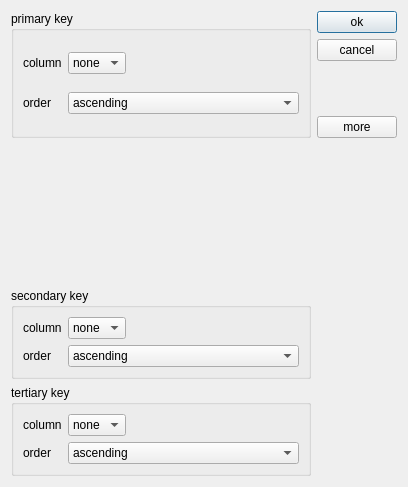
<?xml version="1.0" encoding="UTF-8"?>
<ui version="4.0">
 <class>Dialog</class>
 <widget class="QDialog" name="Dialog">
  <property name="geometry">
   <rect>
    <x>0</x>
    <y>0</y>
    <width>408</width>
    <height>487</height>
   </rect>
  </property>
  <property name="windowTitle">
   <string>Dialog</string>
  </property>
  <layout class="QGridLayout" name="gridLayout_5">
   <item row="0" column="0">
    <widget class="QGroupBox" name="groupBox">
     <property name="title">
      <string>primary key</string>
     </property>
     <layout class="QGridLayout" name="gridLayout_2">
      <item row="0" column="0">
       <widget class="QLabel" name="label">
        <property name="text">
         <string>column</string>
        </property>
       </widget>
      </item>
      <item row="0" column="1">
       <widget class="QComboBox" name="pcolumn">
        <item>
         <property name="text">
          <string>none</string>
         </property>
        </item>
       </widget>
      </item>
      <item row="0" column="2">
       <spacer name="horizontalSpacer">
        <property name="orientation">
         <enum>Qt::Horizontal</enum>
        </property>
        <property name="sizeHint" stdset="0">
         <size>
          <width>186</width>
          <height>20</height>
         </size>
        </property>
       </spacer>
      </item>
      <item row="1" column="0">
       <widget class="QLabel" name="label_2">
        <property name="text">
         <string>order</string>
        </property>
       </widget>
      </item>
      <item row="1" column="1" colspan="2">
       <widget class="QComboBox" name="porder">
        <item>
         <property name="text">
          <string>ascending</string>
         </property>
        </item>
        <item>
         <property name="text">
          <string>desc-ending</string>
         </property>
        </item>
       </widget>
      </item>
     </layout>
    </widget>
   </item>
   <item row="0" column="1">
    <layout class="QGridLayout" name="gridLayout">
     <item row="0" column="0">
      <widget class="QPushButton" name="ok">
       <property name="text">
        <string>ok</string>
       </property>
      </widget>
     </item>
     <item row="1" column="0">
      <widget class="QPushButton" name="cancel">
       <property name="text">
        <string>cancel</string>
       </property>
      </widget>
     </item>
     <item row="2" column="0">
      <spacer name="verticalSpacer">
       <property name="orientation">
        <enum>Qt::Vertical</enum>
       </property>
       <property name="sizeHint" stdset="0">
        <size>
         <width>20</width>
         <height>40</height>
        </size>
       </property>
      </spacer>
     </item>
     <item row="3" column="0">
      <widget class="QPushButton" name="more">
       <property name="text">
        <string>more</string>
       </property>
       <property name="checkable">
        <bool>true</bool>
       </property>
      </widget>
     </item>
    </layout>
   </item>
   <item row="1" column="0">
    <spacer name="verticalSpacer_2">
     <property name="orientation">
      <enum>Qt::Vertical</enum>
     </property>
     <property name="sizeHint" stdset="0">
      <size>
       <width>20</width>
       <height>144</height>
      </size>
     </property>
    </spacer>
   </item>
   <item row="2" column="0">
    <widget class="QGroupBox" name="groupBox_2">
     <property name="title">
      <string>secondary key</string>
     </property>
     <layout class="QGridLayout" name="gridLayout_3">
      <item row="0" column="0">
       <widget class="QLabel" name="label_3">
        <property name="text">
         <string>column</string>
        </property>
       </widget>
      </item>
      <item row="0" column="1">
       <widget class="QComboBox" name="scolumn">
        <item>
         <property name="text">
          <string>none</string>
         </property>
        </item>
       </widget>
      </item>
      <item row="0" column="2">
       <spacer name="horizontalSpacer_2">
        <property name="orientation">
         <enum>Qt::Horizontal</enum>
        </property>
        <property name="sizeHint" stdset="0">
         <size>
          <width>170</width>
          <height>20</height>
         </size>
        </property>
       </spacer>
      </item>
      <item row="1" column="0">
       <widget class="QLabel" name="label_4">
        <property name="text">
         <string>order</string>
        </property>
       </widget>
      </item>
      <item row="1" column="1" colspan="2">
       <widget class="QComboBox" name="sorder">
        <item>
         <property name="text">
          <string>ascending</string>
         </property>
        </item>
        <item>
         <property name="text">
          <string>desc-ending</string>
         </property>
        </item>
       </widget>
      </item>
     </layout>
    </widget>
   </item>
   <item row="3" column="0">
    <widget class="QGroupBox" name="groupBox_3">
     <property name="title">
      <string>tertiary key</string>
     </property>
     <layout class="QGridLayout" name="gridLayout_4">
      <item row="0" column="0">
       <widget class="QLabel" name="label_5">
        <property name="text">
         <string>column</string>
        </property>
       </widget>
      </item>
      <item row="0" column="1">
       <widget class="QComboBox" name="tcolumn">
        <item>
         <property name="text">
          <string>none</string>
         </property>
        </item>
       </widget>
      </item>
      <item row="0" column="2">
       <spacer name="horizontalSpacer_3">
        <property name="orientation">
         <enum>Qt::Horizontal</enum>
        </property>
        <property name="sizeHint" stdset="0">
         <size>
          <width>170</width>
          <height>20</height>
         </size>
        </property>
       </spacer>
      </item>
      <item row="1" column="0">
       <widget class="QLabel" name="label_6">
        <property name="text">
         <string>order</string>
        </property>
       </widget>
      </item>
      <item row="1" column="1" colspan="2">
       <widget class="QComboBox" name="torder">
        <item>
         <property name="text">
          <string>ascending</string>
         </property>
        </item>
        <item>
         <property name="text">
          <string>desc-ending</string>
         </property>
        </item>
       </widget>
      </item>
     </layout>
    </widget>
   </item>
  </layout>
 </widget>
 <resources/>
 <connections>
  <connection>
   <sender>ok</sender>
   <signal>clicked()</signal>
   <receiver>Dialog</receiver>
   <slot>accept()</slot>
   <hints>
    <hint type="sourcelabel">
     <x>351</x>
     <y>26</y>
    </hint>
    <hint type="destinationlabel">
     <x>280</x>
     <y>192</y>
    </hint>
   </hints>
  </connection>
  <connection>
   <sender>cancel</sender>
   <signal>clicked()</signal>
   <receiver>Dialog</receiver>
   <slot>reject()</slot>
   <hints>
    <hint type="sourcelabel">
     <x>379</x>
     <y>53</y>
    </hint>
    <hint type="destinationlabel">
     <x>158</x>
     <y>188</y>
    </hint>
   </hints>
  </connection>
  <connection>
   <sender>more</sender>
   <signal>toggled(bool)</signal>
   <receiver>groupBox_2</receiver>
   <slot>setVisible(bool)</slot>
   <hints>
    <hint type="sourcelabel">
     <x>359</x>
     <y>151</y>
    </hint>
    <hint type="destinationlabel">
     <x>282</x>
     <y>353</y>
    </hint>
   </hints>
  </connection>
  <connection>
   <sender>more</sender>
   <signal>toggled(bool)</signal>
   <receiver>groupBox_3</receiver>
   <slot>setVisible(bool)</slot>
   <hints>
    <hint type="sourcelabel">
     <x>386</x>
     <y>154</y>
    </hint>
    <hint type="destinationlabel">
     <x>313</x>
     <y>443</y>
    </hint>
   </hints>
  </connection>
 </connections>
</ui>
